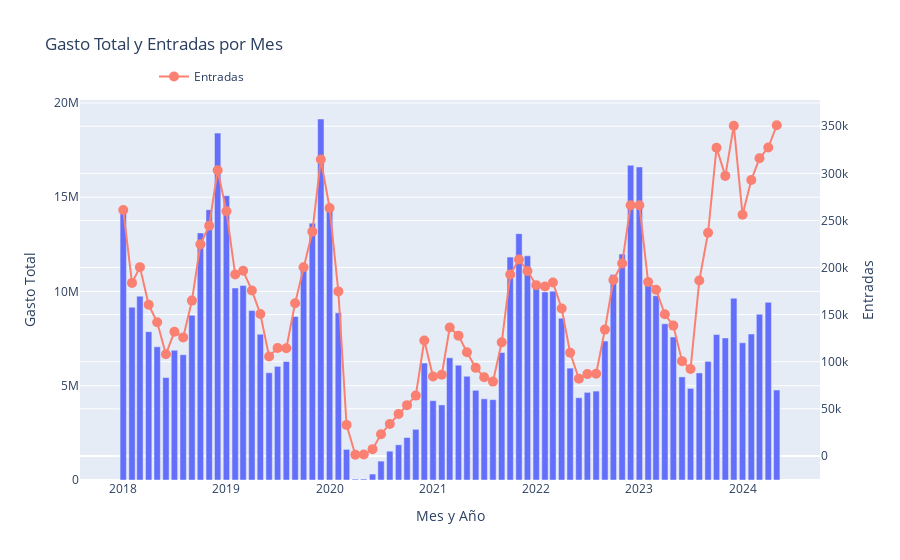

Notebook code cell kept with this figure:
### Code cell
df['YearMonth'] = df['Year'].astype(str) + '-' + df['Month'].astype(str).str.zfill(2)

# Agrupar por YearMonth
month_entradas = df.groupby('YearMonth')[['Gasto total', 'Nro entradas']].sum().reset_index()

# Crear gráfico de barras para GASTO_TOTAL
fig = px.bar(month_entradas, x='YearMonth', y='Gasto total', title='Gasto Total y Entradas por Mes',
             labels={'YearMonth': 'Mes y Año', 'Gasto total': 'Gasto Total'})

# Añadir gráfico de dispersión para ENTRADAS
fig.add_scatter(x=month_entradas['YearMonth'], y=month_entradas['Nro entradas'], mode='lines+markers', name='Entradas',
                marker=dict(color='salmon', size=10), yaxis='y2')

# Actualizar el diseño para añadir un segundo eje Y
fig.update_layout(
    yaxis2=dict(
        title='Entradas',
        overlaying='y',
        side='right'
    ),
    legend=dict(x=0.1, y=1.1),
)

fig.show()
